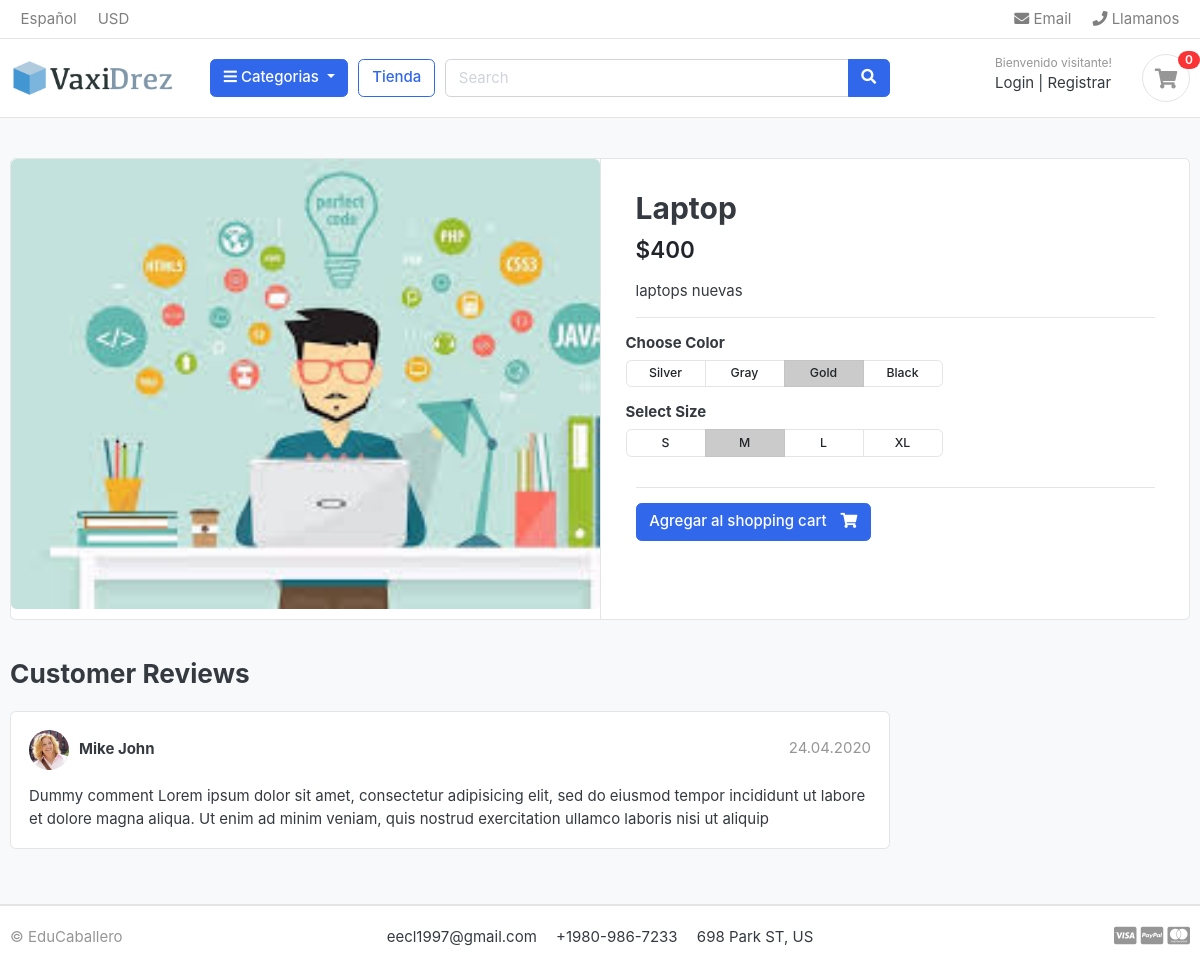
Screenshot of /store/computadoras/laptop/ with the database file from the repository.
### store/models.py (models this page shows, shortened)
class Product(models.Model):
    product_name = models.CharField(max_length=200, unique = True)
    slug = models.CharField(max_length=200, unique = True)
    description = models.TextField(max_length=500, blank=True)
    price = models.IntegerField()
    image = models.ImageField( upload_to= 'photos/products')
    stock = models.IntegerField()
    is_available = models.BooleanField(default=True)
    category = models.ForeignKey(Category, on_delete = models.CASCADE)
    created_date = models.DateTimeField(auto_now_add=True)
    modified_date = models.DateTimeField(auto_now_add=True)

### store/views.py (the view)
# urls.py: path('<slug:category_slug>/<slug:product_slug>/',views.product_detail,name='product_detail'),
def product_detail(request, category_slug, product_slug):
    try:
        single_product=Product.objects.get(category__slug=category_slug,slug=product_slug)
    except Exception as e:
        raise e
    context = {
        'single_product': single_product,
    }
    return render (request, 'store/product_detail.html',context)

### category/context_processors.py (called while the page is built)
def menu_links(request):
    links = Category.objects.all()
    return dict(links=links)

### category/models.py (called while the page is built)
    def get_url(self):
        return reverse('product_by_category', args=[self.slug])

### templates/store/product_detail.html
{% extends "factorization.html" %}
{%block content%}
<section class="section-content padding-y bg">
    <div class="container">
    <div class="card">
        <div class="row no-gutters">
            <aside class="col-md-6">
    <article class="gallery-wrap">
        <div class="img-big-wrap">
           <a href="#"><img src="{{single_product.image.url}}"></a>
        </div>
    </article>
            </aside>
            <main class="col-md-6 border-left">
    <article class="content-body">
    <h2 class="title">{{single_product.product_name}}</h2>
    <div class="mb-3">
        <var class="price h4">${{single_product.price}}</var>
    </div>
    <p>{{single_product.description}}<p>
    <hr>
        <div class="row">
            <div class="item-option-select">
                <h6>Choose Color</h6>
                <div class="btn-group btn-group-sm btn-group-toggle" data-toggle="buttons">
                  <label class="btn btn-light">
                    <input type="radio" name="radio_color"> Silver
                  </label>
                  <label class="btn btn-light">
                    <input type="radio" name="radio_color" > Gray
                  </label>
                  <label class="btn btn-light active">
                    <input type="radio" name="radio_color checked"> Gold
                  </label>
                  <label class="btn btn-light">
                    <input type="radio" name="radio_color"> Black
                  </label>
                </div>
            </div>
        </div>
        <div class="row">
            <div class="item-option-select">
                <h6>Select Size</h6>
                <div class="btn-group btn-group-sm btn-group-toggle" data-toggle="buttons">
                  <label class="btn btn-light">
                    <input type="radio" name="radio_color"> S
                  </label>
                  <label class="btn btn-light active">
                    <input type="radio" name="radio_color" checked> M
                  </label>
                  <label class="btn btn-light">
                    <input type="radio" name="radio_color"> L
                  </label>
                  <label class="btn btn-light">
                    <input type="radio" name="radio_color"> XL
                  </label>
                </div>
            </div>
        </div>
        <hr>
        {% if single_product.stock <= 0 %}
        <h5>Producto fuera de stock</h5>
        {% else %}
        <a href="{% url 'add_cart' single_product.id %}" class="btn  btn-primary"> <span class="text">Agregar al shopping cart</span> <i class="fas fa-shopping-cart"></i>  </a>
        {% endif %}
      </article>
            </main>
        </div>
    </div>
    <br>
    <div class="row">
                <div class="col-md-9">
        <header class="section-heading">
            <h3>Customer Reviews </h3>
        </header>
        <article class="box mb-3">
            <div class="icontext w-100">
                <img src="./images/avatars/avatar1.jpg" class="img-xs icon rounded-circle">
                <div class="text">
                    <span class="date text-muted float-md-right">24.04.2020 </span>
                    <h6 class="mb-1">Mike John </h6>
                </div>
            </div>
            <div class="mt-3">
                <p>
                    Dummy comment Lorem ipsum dolor sit amet, consectetur adipisicing elit, sed do eiusmod
                    tempor incididunt ut labore et dolore magna aliqua. Ut enim ad minim veniam,
                    quis nostrud exercitation ullamco laboris nisi ut aliquip
                </p>
            </div>
        </article>
        </div>
    </div>
    </div>
    </section>
{% endblock %}

### static/css/ui.css (style rules this page uses)
html { font-family: "Inter", sans-serif; font-size: 15px; }
.content-body { flex: 1 1 auto; padding: 2rem 2.3rem; }
.img-xs, .img-sm, .img-md, .img-lg { -o-object-fit: cover; object-fit: cover; flex-shrink: 0; flex-grow: 0; }
.img-xs { width: 40px; height: 40px; }
.padding-y { padding-top: 40px; padding-bottom: 40px; }
var { font-style: normal; }
article:after, .form-group:after { display: block; clear: both; content: ""; }
.bg { background-color: #f8f9fa; }
.section-heading { margin-bottom: 20px; margin-top: 15px; }
p:last-child { margin-bottom: 0; }
.btn-light { background-color: #fff; border-color: #e4e4e4; }
.btn .text + i { margin-left: 10px; }
.icontext { display: inline-flex; align-items: center; vertical-align: middle; }
.icontext .text { width: 100%; line-height: 1.2; }
.icontext .icon { position: relative; margin-right: 10px; flex-shrink: 0; flex-grow: 0; }
.price { font-weight: 600; color: #212529; }
.box { padding: 18px; background: #fff; border-radius: 0.37rem; border: 1px solid #e4e4e4; }
.box img { max-width: 100%; }
.gallery-wrap .img-big-wrap { margin-bottom: 10px; border-radius: 0.37rem; overflow: hidden; background-color: #fff; }
.gallery-wrap .img-big-wrap a { text-align: center; display: block; }
.gallery-wrap .img-big-wrap img { height: 450px; width: auto; display: inline-block; }
.item-option-select { margin-bottom: 1rem; display: inline-block; margin-right: 15px; }
.item-option-select .btn { min-width: 80px; }

### rows the page displays
Product: image (picture), product_name "Laptop", price "400", description "laptops nuevas"
